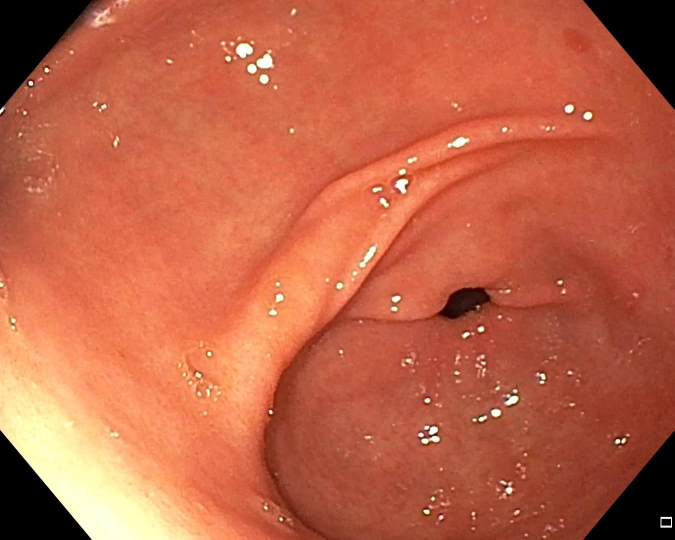
#> input picture subRE/00077.jpg, 1349 x 1079 px (shown at 1/2 size); its folder holds only this picture in this run
$ python ventanIDEA.py   (older library calls are emulated)
#> lines starting #> are read from the running program, lines starting #| are printed output that depends on the picture; after the words box and inside, x2 and y2 are one past the last pixel; in counts of white or black regions, pixels touching at a corner belong together
#> further down, img is the input picture: shape (1079, 1349, 3); mean B, G, R 70.5, 99.1, 192.2
# -*- coding: utf-8 -*-
"""
Created on Wed Jul 31 10:51:59 2019

@author: Nataly
"""

import glob
import cv2
import numpy as np
#from rOI import ROI
#from normalizacion import log
#from filMin import filtrominimo
import pylab as plt
from matplotlib import pyplot as plt
#from readboxes import read_boxes #leer bbox ## boxes=read_boxes(txtfile) ##
#from yolovoc import yolo2voc #conversion format ## box_list=yolo2voc(boxes, imshape) ##

from skimage import exposure
from scipy.signal import find_peaks


def adaptativeequalization(img):
    imR, imG, imB=cv2.split(img)
    #Adaptative Equalization
    clahe=cv2.createCLAHE(2,(8,8))
    imhaR=clahe.apply(imR)
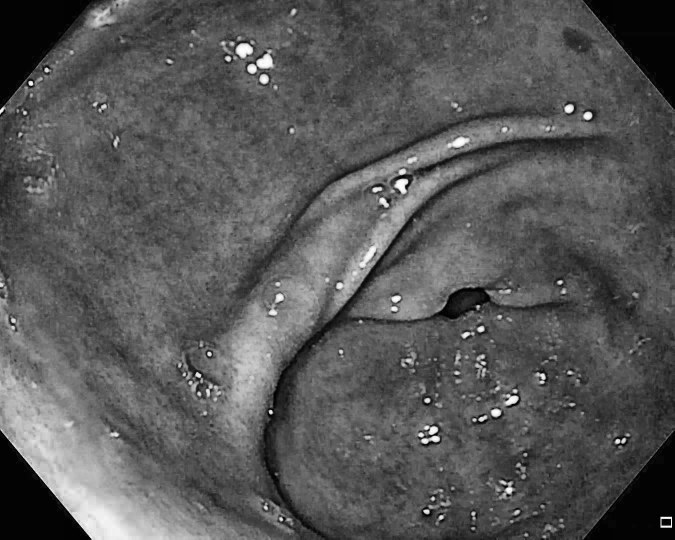
#> imhaR: shape (1079, 1349) (shown at 1/2 size); min 0, max 255, mean 87.7
    imhaG=clahe.apply(imG)
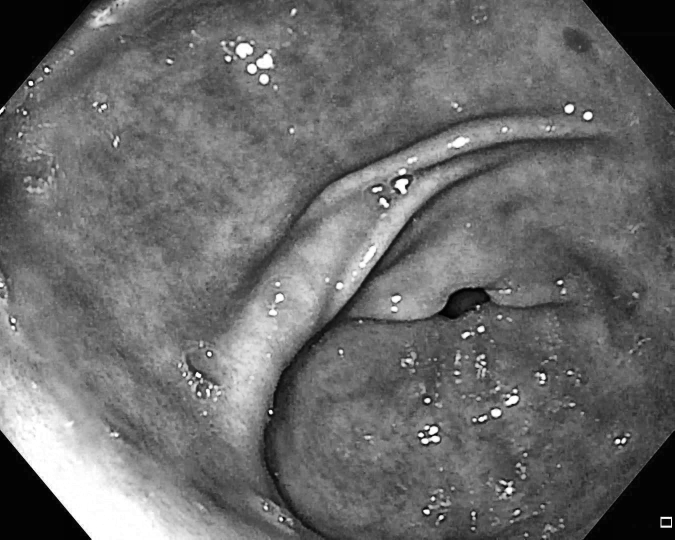
#> imhaG: shape (1079, 1349) (shown at 1/2 size); min 1, max 255, mean 107.2
    imhaB=clahe.apply(imB)
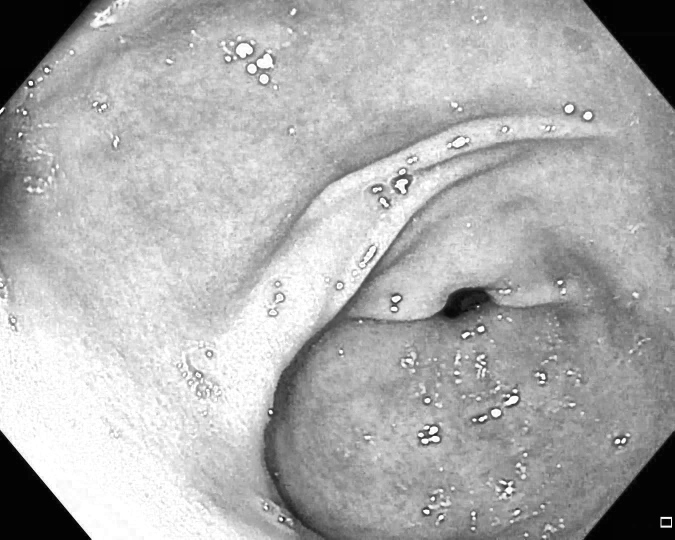
#> imhaB: shape (1079, 1349) (shown at 1/2 size); min 2, max 255, mean 174.3

    imha=cv2.merge((imhaR,imhaG,imhaB))
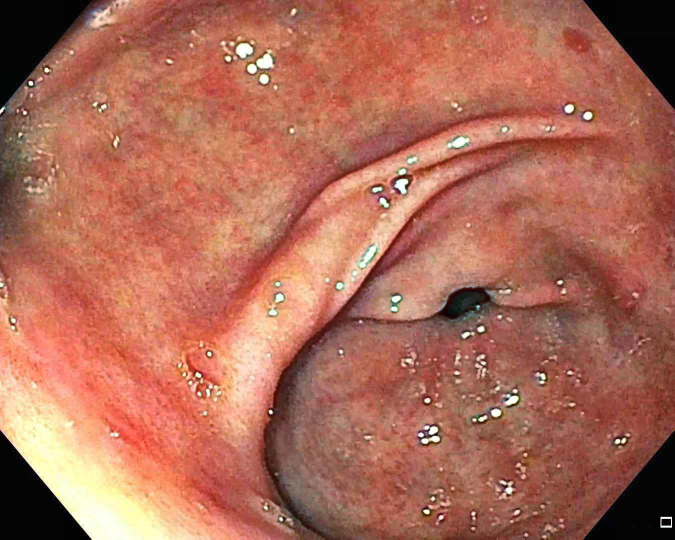
#> imha: shape (1079, 1349, 3) (shown at 1/2 size); mean B, G, R 87.7, 107.2, 174.3

    return imha

def contraststretching(img):
    #contrast Stretching
    p2, p98 = np.percentile(img, (2, 98))
    img_rescale = exposure.rescale_intensity(img, in_range=(p2, p98))
    return img_rescale

def find_nearest(array,value):
    idx = (np.abs(array-value)).argmin()
    return array[idx]
umbralven=[]
for imgfile in glob.glob("*.jpg"):

    img=cv2.imread(imgfile)
    img = cv2.normalize(img, None, 0, 255, norm_type=cv2.NORM_MINMAX, dtype=cv2.CV_8UC3)
    img=adaptativeequalization(img)

    ima='C:/Users/Nataly/Documents/Trabajo-de-grado_Artefactos/subData/segROI/#5/Z3/'+imgfile
    imaROI=cv2.imread(ima,0)
#> imaROI: shape (1079, 1349); min 0, max 255, mean 123.7
    imaROI = cv2.normalize(imaROI, None, 0, 1, norm_type=cv2.NORM_MINMAX, dtype=cv2.CV_8UC3)
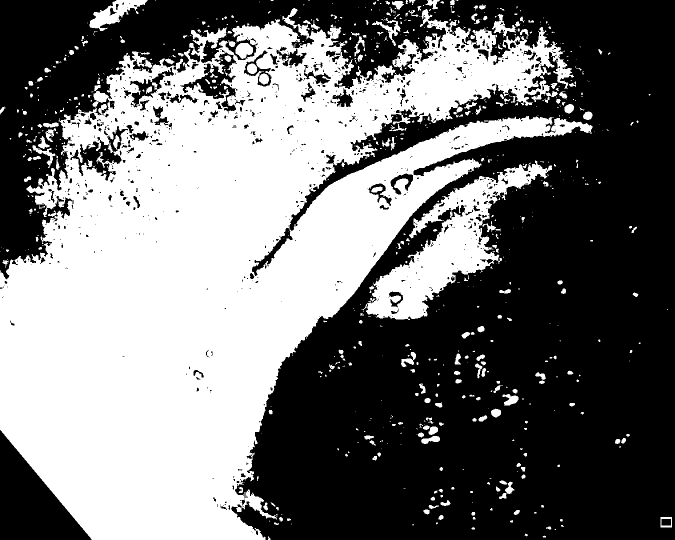
#> imaROI: shape (1079, 1349) (shown at 1/2 size); values 0 (black) and 1 (white), 45.4% white; 805 white regions (528 under 20 px)

    _,contours,_= cv2.findContours(imaROI,cv2.RETR_LIST,cv2.CHAIN_APPROX_SIMPLE)
#> contours = 1798 contours, 1320 with area under 20; largest, box (x1, y1, x2, y2) and area: (0, 18, 1185, 1079) 622016, (732, 321, 1104, 640) 34903, (359, 104, 475, 224) 5072, (140, 279, 244, 362) 3678, (179, 0, 295, 62) 2814
    areas = [cv2.contourArea(c) for c in contours]
#> areas = 1798 values, max 622016 at index 1753, min 0 at index 12, mean 399.6
    max_index = np.argmax(areas)
#> max_index = 1753
    cnt=contours[max_index]
#> cnt = contour of 7217 points, box (x1, y1, x2, y2) (0, 18, 1185, 1079), area 622016
    x3,y3,w3,h3 = cv2.boundingRect(cnt)
#> x3 = 0; y3 = 18; w3 = 1185; h3 = 1061


    #img=tloga(img)
    R,G,B=cv2.split(img)

    #f,c,ch=img.shape
    #YUV=cv2.cvtColor(img,cv2.COLOR_BGR2YUV)
    #Y,U,V=cv2.split(YUV)
    G=G*imaROI
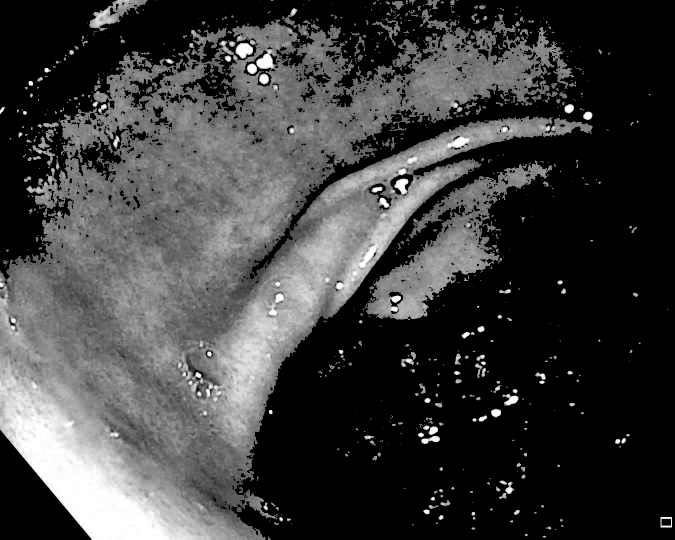
#> G: shape (1079, 1349) (shown at 1/2 size); min 0, max 255, mean 62.8


    V=G[y3:y3+h3,x3:x3+w3]
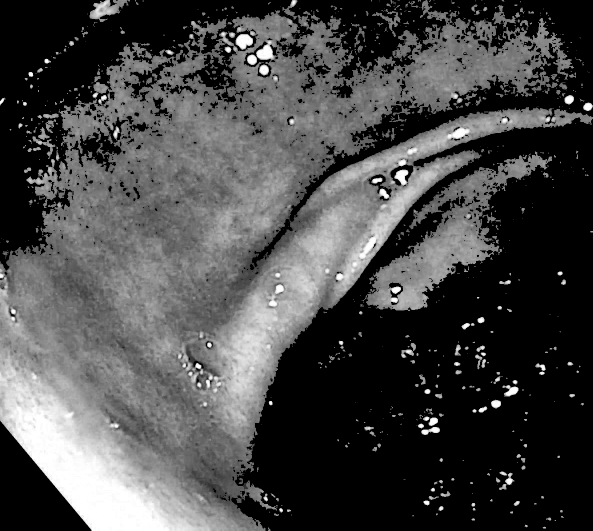
#> V: shape (1061, 1185) (shown at 1/2 size); min 0, max 255, mean 72.4

    Binary=V.copy()

    a,b = V.shape
#> a = 1061; b = 1185
# [4 lines of commented-out code are left out]
    tamañoA = 200
    tamañoB = 200
    vecesA = int(a/tamañoA)
#> vecesA = 5
    vecesB = int(b/tamañoB)
#> vecesB = 5


    for f in range(0,a-tamañoA,tamañoA):
        for c in range(0,b-tamañoB,tamañoB):
            cropped = V[f:f+tamañoA,c:c+tamañoB]

            #test2[f:f+tamañoA,c:c+tamañoB]=test[f:f+tamañoA,c:c+tamañoB]
            if c==tamañoB*vecesB-tamañoB:
                cropped = V[f:f+tamañoA,c:]
                #print('c==')
                #test2[f:f+tamañoA,c:]=test[f:f+tamañoA,c:]
            if f==tamañoA*vecesA-tamañoA:
                 #print('ola')
                 if c==tamañoB*vecesB-tamañoB:
                    cropped = V[f:,c:]
                    #print('f== c==')

                     #test2[f:,c:]=test[f:,c:]
                 else:
                     cropped = V[f:,c:c+tamañoB]
                     #print('f==')
                     #test2[f:,c:c+tamañoB]=test[f:,c:c+tamañoB]
                     #print('dani')
            ta=cropped.shape
            ta=list(ta)
            # [5 lines of commented-out code are left out]
            binary=cropped.copy()
            hist = cv2.calcHist([cropped],[0],None,[256],[0,255])
            hist=np.asarray(hist).astype(np.int)
            zz=list(range(0,len(hist)))
            for ii in range(len(hist)):
                zz[ii]=int(hist[ii])

            # [7 lines of commented-out code are left out]
            gradiente=np.gradient(zz[200:])
        #    gradiente=np.gradient(zz)
        #    plt.plot(gradiente)
        #    plt.show()

            uu=find_nearest(gradiente,0)
            #maxcam=np.min(gradiente)
            gradiente=gradiente.tolist()
            umbral1 = gradiente.index(uu)
            umbral=200+umbral1
            #umbral=umbral1
            print(umbral)
            umbralven.append(umbral)
#> after the loop, umbralven = 25 values, max 238 at index 13, min 200 at index 3, mean 210.1
import pandas as pd
datos={'umbral':umbralven}
datos=pd.DataFrame(datos)
#> datos = table of 25 rows and 1 columns
datos.to_excel('rangsosventa.xlsx')
# [69 lines of commented-out code are left out]

$ run again, on subRE/00179.jpg
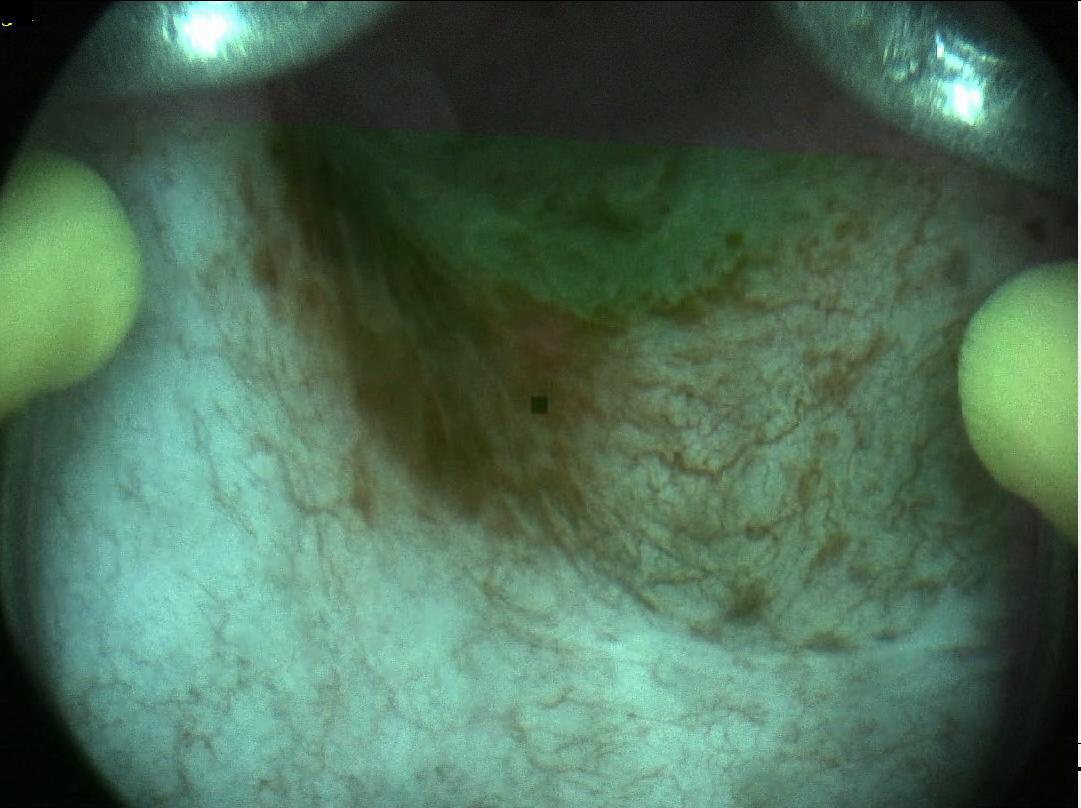
#> input picture subRE/00179.jpg, 1081 x 808 px
#> img is the input picture: shape (808, 1081, 3); mean B, G, R 87, 109.1, 77.4
#> `imaROI = cv2.normalize(imaROI, None, 0, 1, norm_type=cv2.NORM_MINMAX, ..`:
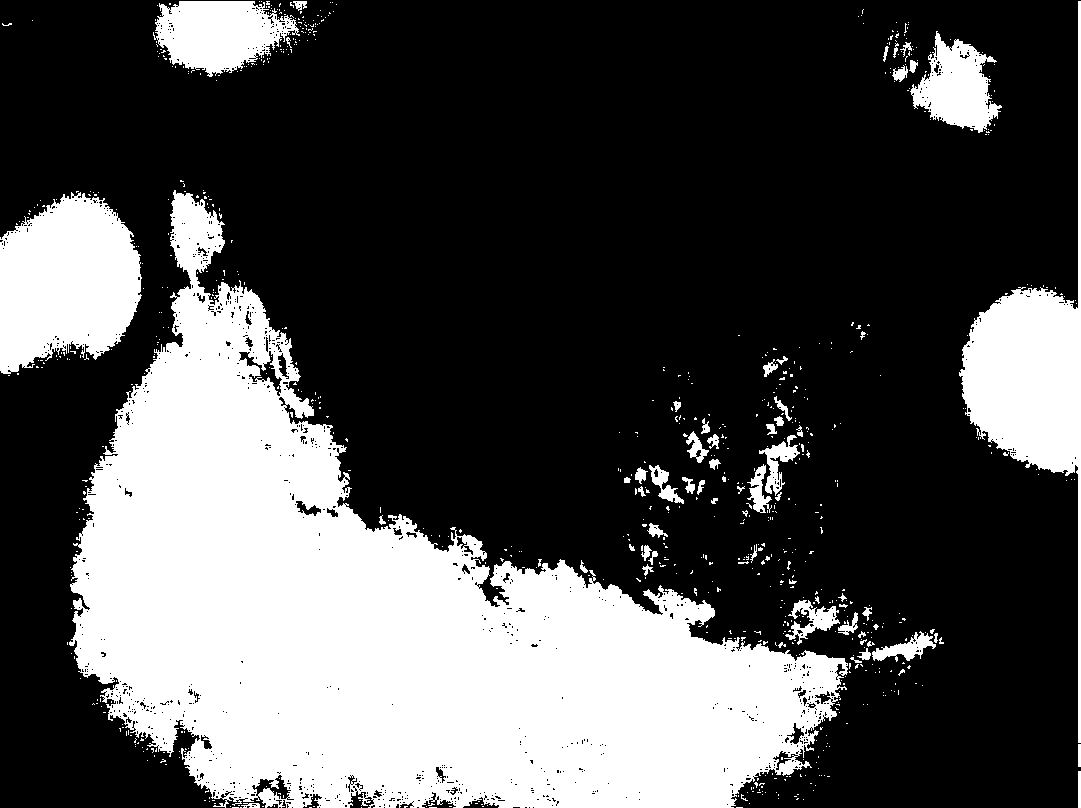
#> imaROI: shape (808, 1081); values 0 (black) and 1 (white), 30.9% white; 810 white regions (747 under 20 px)
#> contours = 1957 contours, 1858 with area under 20; largest, box (x1, y1, x2, y2) and area: (69, 190, 848, 808) 211174, (0, 192, 142, 374) 18935, (959, 1, 1081, 743) 18830, (153, 1, 300, 77) 7114, (910, 31, 1002, 133) 4898
#> areas = 1957 values, max 211173.5 at index 1625, min 0 at index 0, mean 140.9
#> max_index = 1625
#> cnt = contour of 3280 points, box (x1, y1, x2, y2) (69, 190, 848, 808), area 211174
#> x3 = 69; y3 = 190; w3 = 779; h3 = 618
#> `V=G[y3:y3+h3,x3:x3+w3]`:
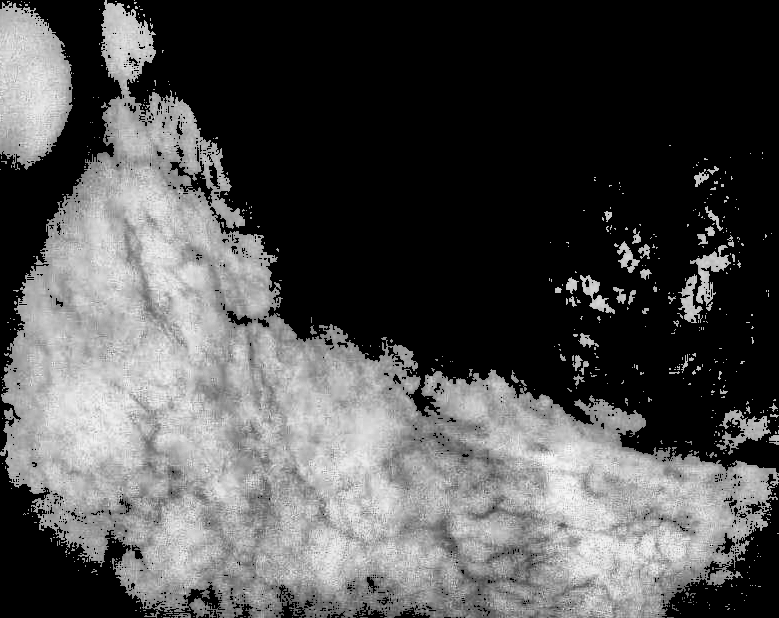
#> V: shape (618, 779); min 0, max 253, mean 81.1
#> after the loop `for f in range(0,a-tamañoA,tamañoA):`: umbralven = [241, 200, 204, 245, 204, 200, 250, 247, 247]
#> `datos={'umbral':umbralven}`: datos = {'umbral': [241, 200, 204, 245, 204, 200, 250, 247, 247]}
#> `datos=pd.DataFrame(datos)`: datos = table of 9 rows and 1 columns
